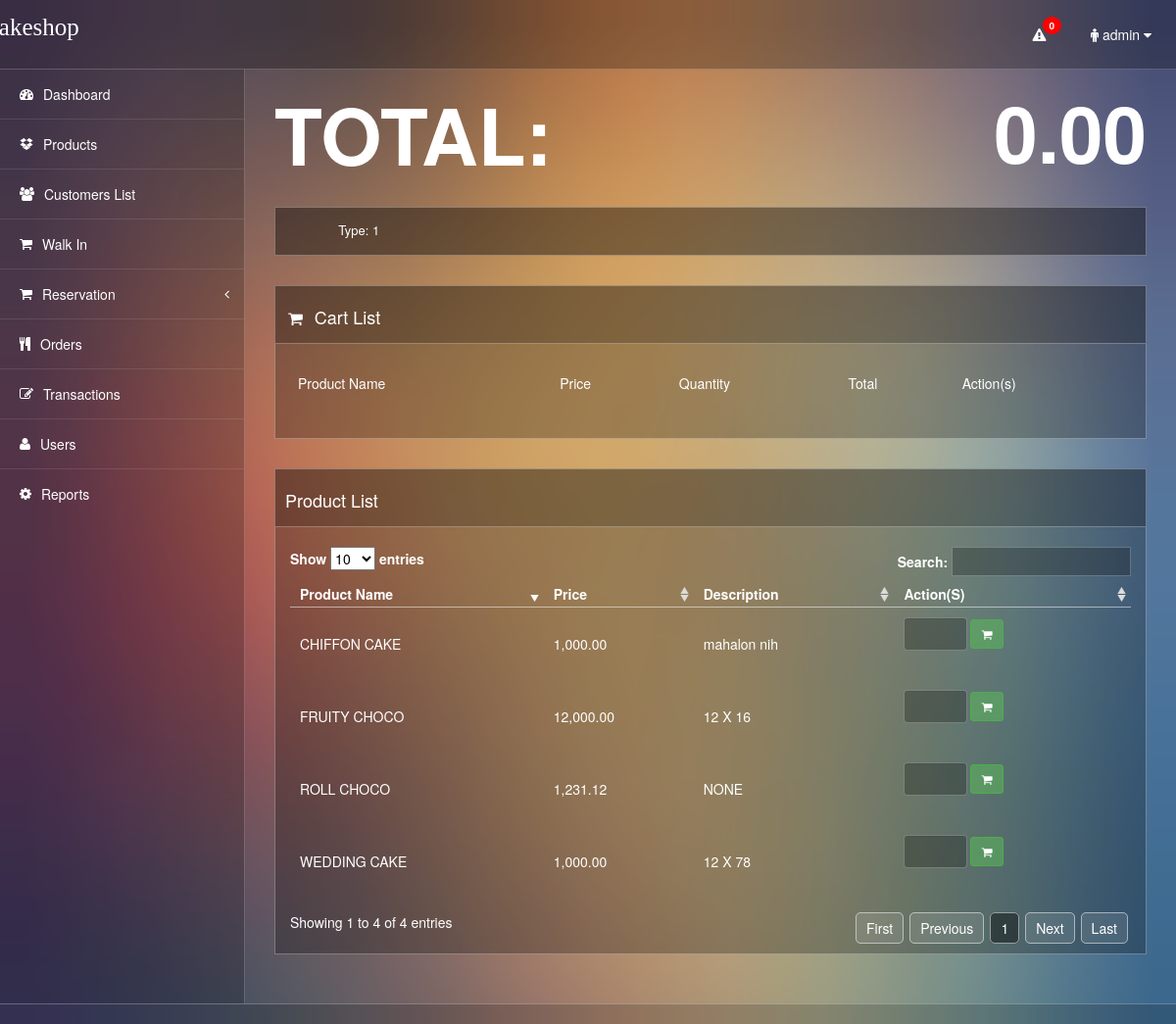
Screenshot of /nonmotif.php (signed in) with the database file from the repository.
### tables this page shows
CREATE TABLE `tbl_products` (
  `id` int(11) NOT NULL,
  `product_name` varchar(30) NOT NULL,
  `price` float(15,2) NOT NULL,
  `category` varchar(30) NOT NULL,
  `description` text NOT NULL,
  `picture` varchar(200) NOT NULL
);

### nonmotif.php (the view, shortened to what this page needs)
<?php
include 'connection.php';
?>
<!DOCTYPE html>
<html>
<head>
<link href="css/bootstrap.css" rel="stylesheet" media="screen">
<link href="css/thin-admin.css" rel="stylesheet" media="screen">
<link href="css/font-awesome.css" rel="stylesheet" media="screen">
<link href="style/style.css" rel="stylesheet">
<link href="style/dashboard.css" rel="stylesheet">
<link href="font-awesome-4.0.3/css/font-awesome.min.css" rel="stylesheet" media="screen">
<link href="css/demo_page.css" rel="stylesheet">
<link href="css/demo_table.css" rel="stylesheet">
</head>
<body>
<?php
  include 'header.php';
?>
<div class="wrapper">
  <div class="left-nav">
    <div id="side-nav">
  <?php
          switch ($_SESSION['type'])
          {
            case 'default':
              include 'admin.php';
              break;
          }
      ?>
    </div>
  </div>
  <div class="page-content">
    <div class="content container">
      <div class="row">
        <div class="col-lg-12">
        <?php
                        $total = $dbConn->query("SELECT sum(total) FROM tbl_sales where sales_id = '".$_SESSION['trans_id']."' ");
                        $distotal = $total->fetch(PDO::FETCH_ASSOC);
                        ?>
          <h1 style="color:white;font-size:80px;" class="page-title"><b>TOTAL:</b> <b style="color:white;font-size:80px;" class="pull-right"> <?php echo isset($distotal['sum(total)']) ? number_format($distotal['sum(total)'],2) : '0.00' ;?></b></h1>
        </div>
      </div>
       <div class="row">
         <div class="col-lg-12">
          <div class="widget">
            <div class="widget-header" style="height:50px;">
              <h5>
              &nbsp;&nbsp;&nbsp;&nbsp;&nbsp;&nbsp;&nbsp;&nbsp;&nbsp;&nbsp;&nbsp;&nbsp;&nbsp;&nbsp;
              Type: <?php
              echo isset($_SESSION['custype']) ? $_SESSION['custype'] : 'Walk In'; ?>
              </h5> <?php echo isset($distotal['sum(total)']) ?  '<button class="btn btn-success pull-right btn-lg" data-toggle="modal" data-target="#proceed"><label class="fa fa-money" ></label> PROCEED TO PAYMENTS</button>' : '' ;?>
            </div>
          </div>
        </div>
      </div>
      <div class="row">
         <div class="col-lg-12">
          <div class="widget">
            <div class="widget-header"> <i class="icon-shopping-cart"></i>
              <h3>Cart List</h3>
            </div>
            <div class="widget-content">
              <table class="table table-hover">
                <thead>
                  <tr>
                    <th>Product Name</th>
                    <th>Price</th>
                    <th>Quantity</th>
                    <th>Total</th>
                    <th class="hidden-xs">Action(s)</th>
                  </tr>
                </thead>
              </table>
            </div>
          </div>
        </div>
      </div>
      <div class="row">
        <div class="col-lg-12">
          <div class="widget">
            <div class="widget-header">
            <h3>Product List</h3>
            </div>
            <div class="widget-content">
<div class="example_alt_pagination">
      <div id="container">
  <div id="demo">
    <table cellpadding="0" cellspacing="0" border="0" class="display" id="example">
      <thead>
        <tr>
          <th>Product Name</th>
          <th class="hidden-xs">Price</th>
          <th class="hidden-xs">Description</th>
          <th>Action(S)</th>
          </tr>
        </thead>
      <tbody>
        <?php
        $getcustomers = $dbConn->query("SELECT * FROM tbl_products WHERE category = 'Cake' ");
        while ($row = $getcustomers->fetch(PDO::FETCH_ASSOC)) {
        ?>
        <TR>
          <td><?php echo $row['product_name'];?></td>
          <td><?php echo number_format($row['price'],2);?></td>
          <td><?php echo $row['description'];?></td>
          <td> <form method="post" action="query/additem.php" class="form-horizontal">
                          <input type="number" name="quantity"  class="form-control" required min="1" style="width:65px;">  <button class="btn btn-success btn-sm" type="submit" name="submit" style="margin-top:-59px;margin-left:68px;"><label class="icon-shopping-cart"></label></button></td>
        </TR>
        <?php
      }
        ?>
        </tbody>
  </table>
    </div>
        </div>
    </div>
            </div>
          </div>
        </div>
      </div>
    </div>
  </div>
</div>
<div class="bottom-nav footer">  </div>
<link href="assets/switcher/switcher.css" rel="stylesheet">
<link href="assets/switcher/switcher-defult.css" rel="stylesheet">
<link rel="alternate stylesheet" type="text/css" href="assets/switcher/a.css" title="a" media="all" />
</body>
</html>

### header.php (shortened to what this page needs)
<div class="container">
  <div class="top-navbar header b-b"> <a data-original-titale="Toggle navigation" class="toggle-side-nav pull-left" href="#"><i class="icon-reorder"></i> </a>
   <font style="font-family:Blackadder ITC;font-size:25px;">Bebong's Cakeshop</font>
    <ul class="nav navbar-nav navbar-right  hidden-xs">
      <li class="dropdown"> <a data-toggle="dropdown" class="dropdown-toggle" href="#"> <i class="icon-warning-sign"></i> <span class="badge"><?php
            $getcount = $dbConn->query("SELECT * FROM tbl_orders where claimdate > '".date('Y-m-d')."' ");
            echo $getcount->rowCount();
            ?> </span> </a>
      </li>
      <li class="dropdown user  hidden-xs"> <a data-toggle="dropdown" class="dropdown-toggle" href="#"> <i class="icon-male"></i> <span class="username"><?php echo $_SESSION['fullname'];?></span> <i class="icon-caret-down small"></i> </a>
      </li>
    </ul>
  </div>
</div>

### admin.php (shortened to what this page needs)
<ul id="nav">
        <li <?php if($_SESSION['current'] == 'dashboard'){ echo 'class="current"';}?>> <a href="index.php"> <i class="icon-dashboard"></i> Dashboard </a> </li>
        <li <?php if($_SESSION['current'] == 'products'){ echo 'class="current"';}?>> <a href="products.php"> <i class="fa fa-dropbox"></i> Products </a> </li>
        <li <?php if($_SESSION['current'] == 'customers'){ echo 'class="current"';}?>> <a href="customers.php"> <i class="icon-group"></i> Customers List </a> </li>
        <li <?php if($_SESSION['current'] == 'Walk In'){ echo 'class="current"';}?>> <a href="nonmotif.php?id=Walk In"> <i class="icon-shopping-cart"></i> Walk In </a> </li>
        <li > <a href="#"> <i class="icon-shopping-cart"></i> Reservation  <i class="arrow icon-angle-left"></i></a>
        </li>
        <li <?php if($_SESSION['current'] == 'orders'){ echo 'class="current"';}?>> <a href="orders.php">
        <i class="fa fa-cutlery"></i> Orders </a> </li>
        <li <?php if($_SESSION['current'] == 'transactions'){ echo 'class="current"';}?>> <a href="transactions.php"> <i class="icon-edit"></i> Transactions </a> </li>
        <li <?php if($_SESSION['current'] == 'users'){ echo 'class="current"';}?>> <a href="users.php"> <i class="icon-user"></i> Users </a> </li>
        <li <?php if($_SESSION['current'] == 'reports'){ echo 'class="current"';}?>> <a href="reports.php"> <i class="icon-cog"></i> Reports </a> </li>
      </ul>

### css/thin-admin.css (style rules this page uses)
body { background-color: #54364a; background-size: cover; background-image:url(../images/a.jpg); }
.header { background-color: rgba(0, 0, 0, 0.25); padding: 10px; color: #fff; }
.footer { background-color: rgba(0, 0, 0, 0.15); padding: 10px; color: #fff; }
.left-nav { background-color: rgba(0, 0, 0, 0.20); color: #FFF; display: table-cell; float: none!important; vertical-align:top; }
.page-content { color: #FFF; padding: 20px 30px; display: table-cell; float: none!important; }
.wrapper { display: table; width: 100%; }
.b-b { border-bottom: 1px solid rgba(255, 255, 255, 0.2); }
.bottom-nav { width: 100%; border-top: 1px solid rgba(255,255,255, 0.25); }
.container { max-width: none !important; padding: 0; }
#side-nav * { overflow-x: hidden; overflow-y: visible; text-overflow: ellipsis; white-space: nowrap; }
#side-nav ul#nav { list-style: none outside none; margin: 0; padding: 0; }
#side-nav ul#nav li { border-bottom: 1px solid rgba(255,255,255, 0.1); display: block; margin: 0; padding: 0; }
#side-nav ul#nav li:last-child, #side-nav ul#nav li.open, #side-nav ul#nav li.open-default, #side-nav ul#nav li.open-fixed { border-bottom: 0 none; }
#side-nav ul#nav li .arrow { line-height: 20px; position: absolute; right: 5px; }
#side-nav ul#nav li a { border: 0 none; color: #fff; display: block; font-size: 14px; font-weight: 200; margin: 0; padding: 15px 15px 15px 20px; position: relative; text-decoration: none; text-transform: none; }
#side-nav ul#nav li a i { color: #fff; float: left; line-height: 20px; padding-right: 10px; }
@media (min-width:320px) { .top-navbar { float: left; width: 100%; } }
@media (min-width:320px) { .left-nav { float: none!important; width: 150px; vertical-align:top; } }
@media (min-width:320px) { .page-title { margin: 0px !important; } }
@media (min-width:481px) { .top-navbar { float: left; width: 100%; } }
@media (min-width:481px) { .left-nav { float: none!important; width: 150px; vertical-align:top; } }
@media (min-width:481px) { .page-title { margin: 0px !important; } }
@media (min-width:641px) { .top-navbar { float: left; width: 100%; } }
@media (min-width:641px) { .left-nav { float: none!important; width: 150px; border-right: 1px solid rgba(255,255,255, 0.2); vertical-align:top; } }
@media (min-width:961px) { .top-navbar { float: left; width: 100%; } }
@media (min-width:961px) { .left-nav { float: none!important; width: 250px; vertical-align:top; } }
@media (min-width:1025px) { .top-navbar { float: left; width: 100%; } }
@media (min-width:1025px) { .left-nav { float: none!important; width: 250px; vertical-align:top; } }
.page-title { margin: -30px 0 0; padding: 0 0 30px; }
.table th { color: #FFFFFF; font-weight: 300; }
textarea, input[type="text"], input[type="password"], input[type="datetime"], input[type="datetime-local"], input[type="date"], input[type="month"], input[type="time"], input[type="week"], input[type="number"], input[type="email"], input[type="url"], input[type="search"], input[type="tel"], input[type="color"], .uneditable-input { background-color: rgba(0, 0, 0, 0.25); border: 1px solid rgba(255, 255, 255, 0.25); color: #fff; min-height: 30px; padding-left: 6px; padding-right: 6px; transition: border 0.2s linear 0s, box-shadow 0.2s linear 0s; }

### css/demo_table.css (style rules this page uses)
table.display { margin: 0 auto; clear: both; width: 100%; }
table.display thead th { padding: 3px 18px 3px 10px; border-bottom: 1px solid rgba(255,255,255, 0.3); font-weight: bold; cursor: pointer; * cursor: hand; }
table.display td { padding: 10px; }
.sorting_asc { background: url(../img/sort_desc.png) no-repeat center right; }
.sorting { background: url('../img/sort_both.png') no-repeat center right; }
tr.odd { background-color: rgba(0, 0, 0, 0); }
tr.even { background-color: rgba(0, 0, 0, 0); }
tr.odd td.sorting_1 { background-color: transparent; }
tr.even td.sorting_1 { background-color: transparent; }

### assets/switcher/a.css (style rules this page uses)
body { background-color: #54364a; background-size: cover; background-image:url(../../images/a.jpg); }

### rows the page displays
tbl_products: product_name "FRUITY CHOCO", price "12,000.00", description "12 X 16"
tbl_products: product_name "WEDDING CAKE", price "1,000.00", description "12 X 78"
tbl_products: product_name "ROLL CHOCO", price "1,231.12", description "NONE"
tbl_products: product_name "CHIFFON CAKE", price "1,000.00", description "mahalon nih"

### other values shown
$getcount->rowCount() "0"
$_SESSION['fullname'] "admin"
$_SESSION['custype'] "1"
